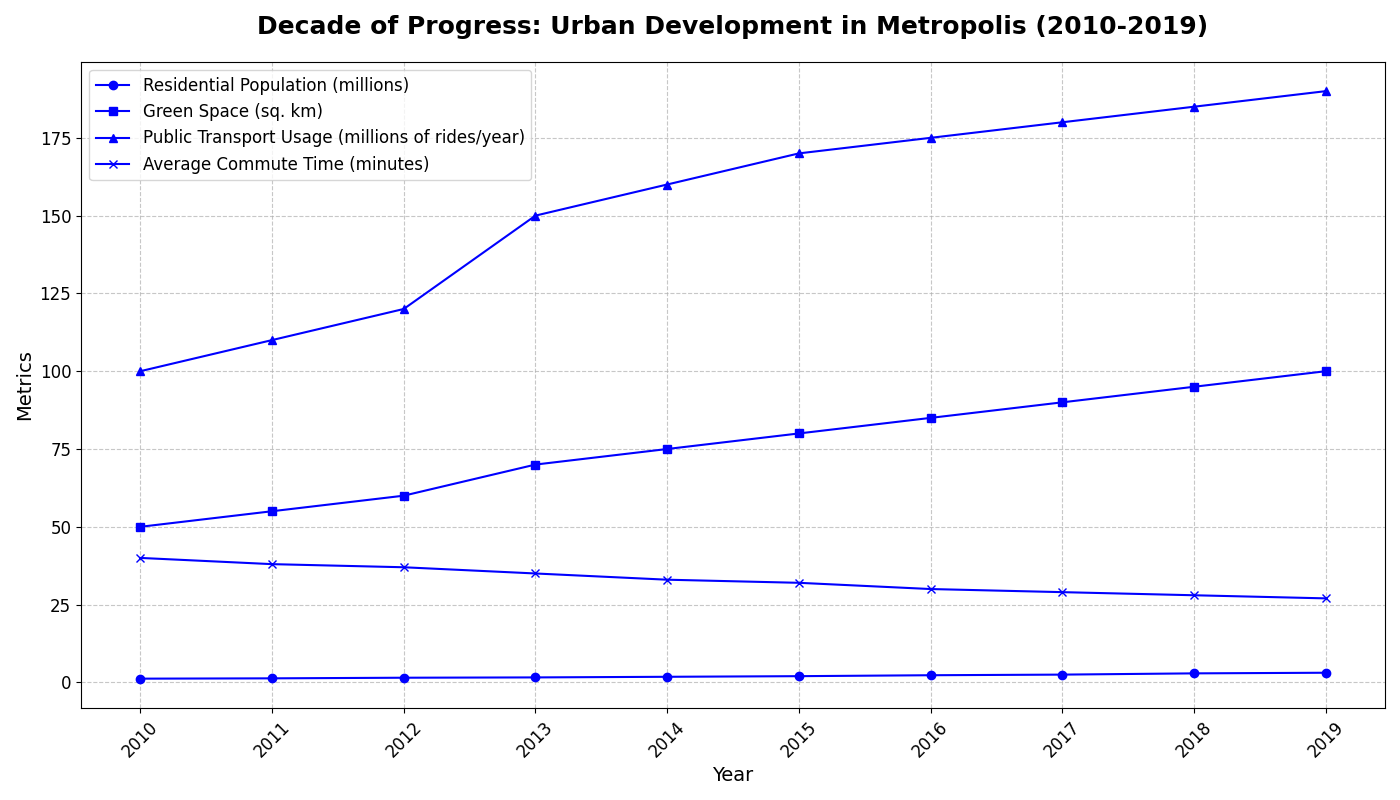

Recreate this plot in Python.
import matplotlib.pyplot as plt
import numpy as np

years = np.arange(2010, 2020)

residential_population = [1.2, 1.3, 1.5, 1.6, 1.8, 2.0, 2.3, 2.5, 2.9, 3.1]
green_space = [50, 55, 60, 70, 75, 80, 85, 90, 95, 100]
public_transport_usage = [100, 110, 120, 150, 160, 170, 175, 180, 185, 190]
average_commute_time = [40, 38, 37, 35, 33, 32, 30, 29, 28, 27]

fig, ax = plt.subplots(figsize=(14, 8))

ax.plot(years, residential_population, marker='o', color='blue', label='Residential Population (millions)')
ax.plot(years, green_space, marker='s', color='blue', label='Green Space (sq. km)')
ax.plot(years, public_transport_usage, marker='^', color='blue', label='Public Transport Usage (millions of rides/year)')
ax.plot(years, average_commute_time, marker='x', color='blue', label='Average Commute Time (minutes)')

plt.title('Decade of Progress: Urban Development in Metropolis (2010-2019)', fontsize=18, fontweight='bold', pad=20)
plt.xlabel('Year', fontsize=14)
plt.ylabel('Metrics', fontsize=14)
plt.legend(loc='upper left', fontsize=12)
plt.xticks(years, fontsize=12, rotation=45)
plt.yticks(fontsize=12)
plt.grid(True, linestyle='--', alpha=0.7)
plt.tight_layout()
plt.show()
